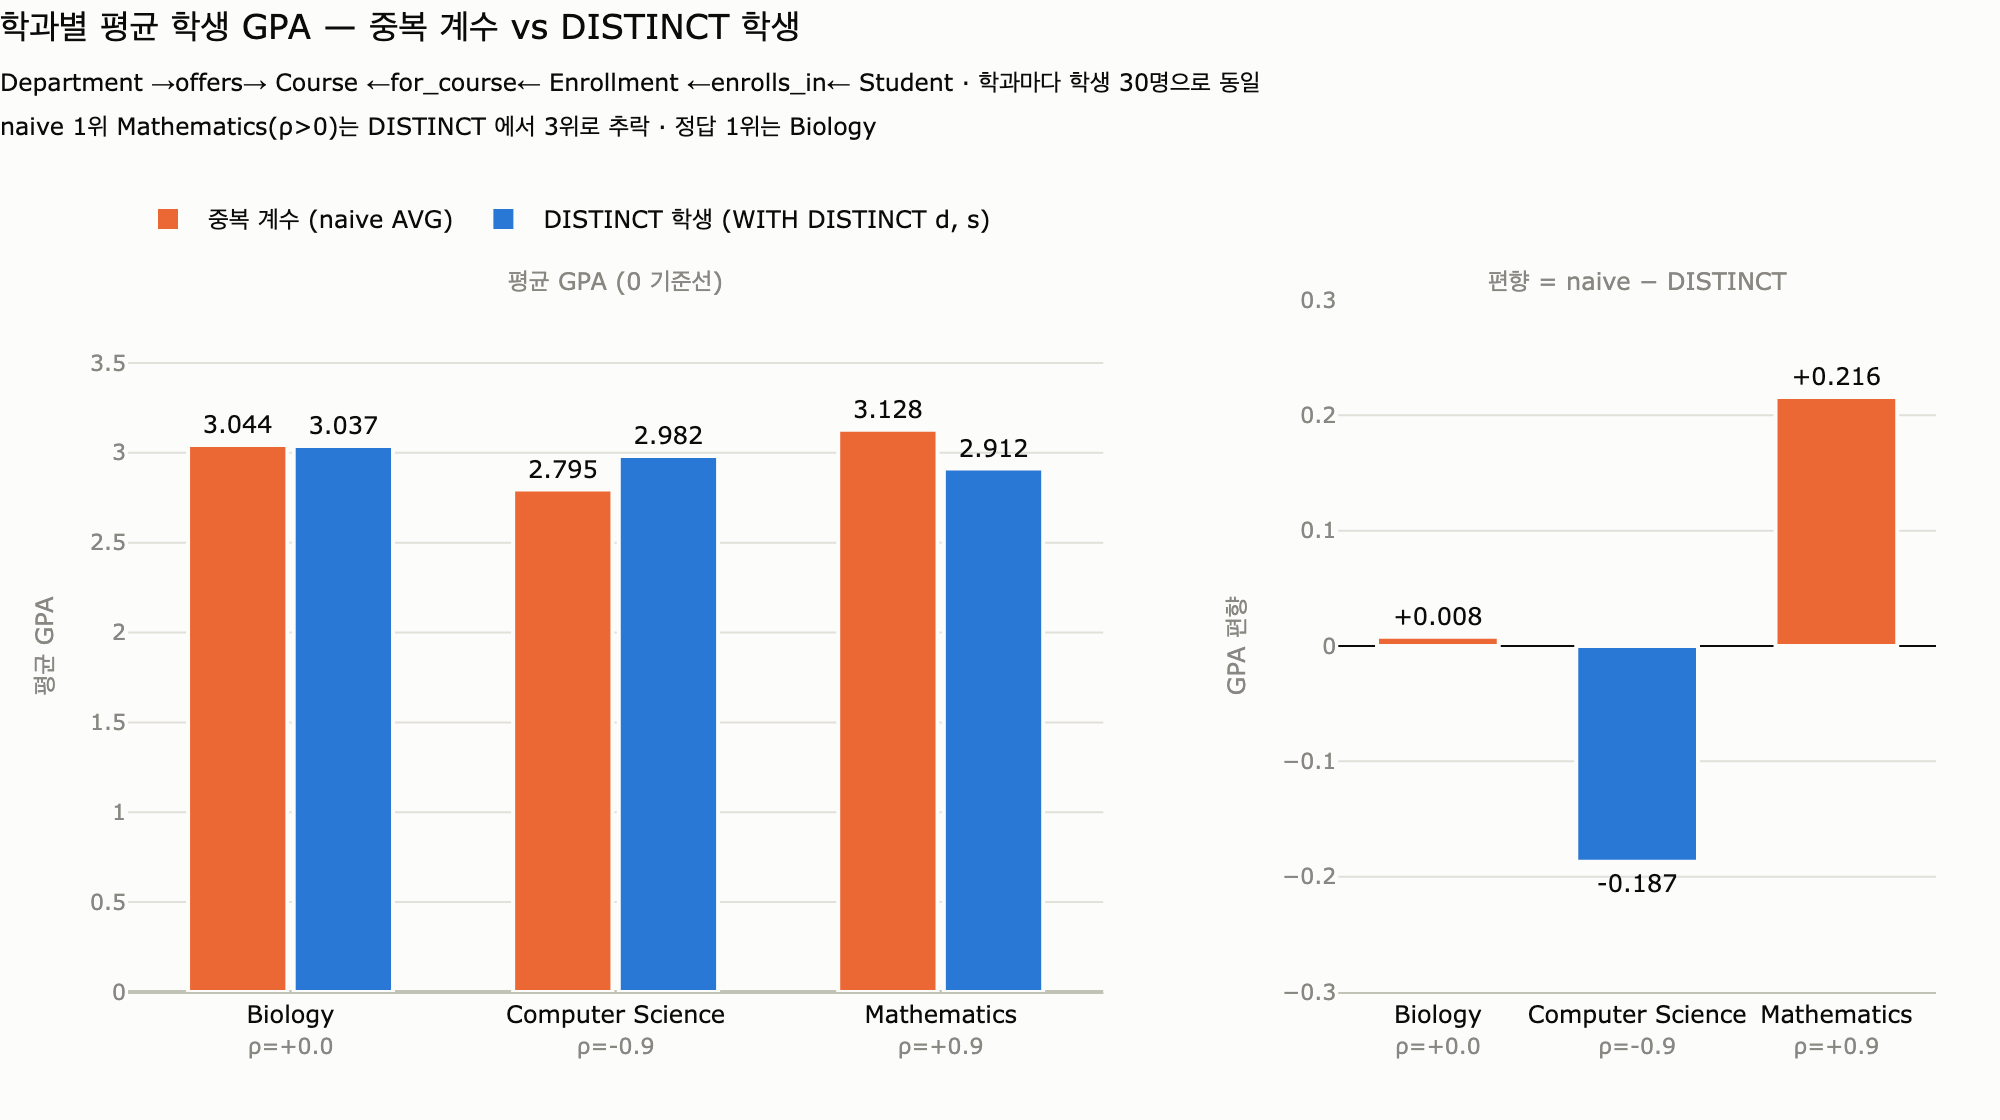

Recreate this plot in Python.
# %% [markdown]
# # 학과별 평균 GPA: `Department → Course ← Enrollment ← Student`
#
# 이 노트북은 University 온톨로지의 3홉 경로를 작은 in-memory 데이터셋으로 재현하고,
# **중복 계수(double counting)** 가 학과 순위를 어떻게 뒤집는지 보인다.
#
# 경로:
#
# ```
# Department --offers--> Course <--for_course-- Enrollment <--enrolls_in-- Student
# ```
#
# - `offers`   : Department → Course (1:N) — 정방향 순회
# - `for_course`: Enrollment → Course (N:1) — **역방향** 순회
# - `enrolls_in`: Student → Enrollment (1:N) — **역방향** 순회
#
# 1:N 확장이 두 번 들어 있으므로, 경로를 그대로 펼친 결과 행의 단위는
# **학생이 아니라 수강기록(Enrollment)** 이다. 여기에 학생 속성인 `gpa`를 그대로
# 평균내면 수강 과목 수가 가중치로 붙는다.
#
# $$
# \overline{\text{GPA}}^{\text{naive}}_{d}
# = \frac{\sum_{s \in S_d} k_{s,d}\,\text{gpa}(s)}{\sum_{s \in S_d} k_{s,d}}
# \qquad\text{vs}\qquad
# \overline{\text{GPA}}^{\text{distinct}}_{d}
# = \frac{1}{|S_d|}\sum_{s \in S_d} \text{gpa}(s)
# $$
#
# 두 값은 $k_{s,d}$가 모든 학생에 대해 같을 때만 일치한다.

# %%
# 필요 패키지: pandas, plotly, kaleido
import random

import pandas as pd
import plotly.graph_objects as go


def _show(fig):
    try:
        from IPython import get_ipython

        if get_ipython() is not None:  # VSCode 셀/Jupyter에서만 렌더링
            fig.show()
    except ImportError:
        pass


RNG = random.Random(20260812)
pd.set_option("display.width", 120)
print("ready")
# 출력: ready

# %% [markdown]
# ## 1. 엔티티 만들기 — Department, Course, Student
#
# 학과 3개, 학과당 강좌 4개, 학생 45명.
# 각 학과에는 **GPA와 수강 과목 수의 상관(rho)** 을 다르게 심어 둔다.
# 이 상관이 중복 계수 편향의 방향과 크기를 결정한다.

# %%
DEPARTMENTS = [
    # departmentId, name, rho: GPA-수강수 상관 (+면 고학점 학생이 많이 수강)
    ("D-CS", "Computer Science", -0.9),
    ("D-MA", "Mathematics", +0.9),
    ("D-BI", "Biology", 0.0),
]

departments = pd.DataFrame(
    [{"departmentId": d, "name": n} for d, n, _ in DEPARTMENTS]
)
RHO = {d: r for d, _, r in DEPARTMENTS}
RHO_BY_NAME = {n: r for _, n, r in DEPARTMENTS}

# Department --offers--> Course  (1:N)
courses = pd.DataFrame(
    [
        {"courseId": f"{d.split('-')[1]}{lvl}", "title": f"{n} {lvl}", "departmentId": d}
        for d, n, _ in DEPARTMENTS
        for lvl in (101, 201, 301, 401)
    ]
)

students = pd.DataFrame(
    [
        {"studentId": f"S{i:03d}", "name": f"Student {i:03d}", "gpa": round(RNG.uniform(2.0, 4.0), 2)}
        for i in range(1, 46)
    ]
)

print(departments)
print(courses.head(6))
print(students.head(5))
print(f"\ncourses={len(courses)}, students={len(students)}")
# 출력:
#   departmentId              name
# 0         D-CS  Computer Science
# 1         D-MA       Mathematics
# 2         D-BI           Biology
#   courseId                 title departmentId
# 0    CS101  Computer Science 101         D-CS
# 1    CS201  Computer Science 201         D-CS
# 2    CS301  Computer Science 301         D-CS
# 3    CS401  Computer Science 401         D-CS
# 4    MA101       Mathematics 101         D-MA
# 5    MA201       Mathematics 201         D-MA
#   studentId         name   gpa
# 0      S001  Student 001  2.11
# 1      S002  Student 002  2.61
# 2      S003  Student 003  3.51
# 3      S004  Student 004  3.71
# 4      S005  Student 005  3.22
#
# courses=12, students=45

# %% [markdown]
# ## 2. Enrollment 만들기 — 정션 엔티티
#
# `Enrollment`는 Student와 Course를 잇는 **정션 엔티티**다.
# 학생 $s$가 학과 $d$에서 듣는 과목 수 $k_{s,d}$를 다음과 같이 정한다.
#
# $$
# k_{s,d} = \operatorname{clamp}\big(\,\mathrm{round}(2.5 + \rho_d \cdot (\text{gpa}(s)-3.0)\cdot 1.5 + \varepsilon)\,,\;1,\;4\big)
# $$
#
# - $\rho_{\text{CS}} = -0.9$ → 고학점 학생일수록 **적게** 수강
# - $\rho_{\text{MA}} = +0.9$ → 고학점 학생일수록 **많이** 수강
# - $\rho_{\text{BI}} = 0$ → 무상관

# %%
def k_courses(gpa: float, rho: float) -> int:
    raw = 2.5 + rho * (gpa - 3.0) * 2.0 + RNG.uniform(-0.3, 0.3)
    return max(1, min(4, round(raw)))


# 학생마다 참여 학과 2개를 라운드로빈으로 배정 → 학과별 학생 수를 30명으로 균형
DEPT_PAIRS = [("D-CS", "D-MA"), ("D-MA", "D-BI"), ("D-BI", "D-CS")]

rows = []
eid = 0
for i, (_, s) in enumerate(students.iterrows()):
    # 한 학생이 여러 학과의 강좌를 들을 수 있다 (학과 소속이 배타적이지 않음)
    for dept_id in DEPT_PAIRS[i % 3]:
        pool = courses.loc[courses.departmentId == dept_id, "courseId"].tolist()
        for cid in RNG.sample(pool, k=k_courses(s.gpa, RHO[dept_id])):
            eid += 1
            rows.append(
                {
                    "enrollmentId": f"E{eid:04d}",
                    "studentId": s.studentId,   # <-- enrolls_in (Student → Enrollment)
                    "courseId": cid,            # <-- for_course (Enrollment → Course)
                    "semester": "2026-SP",
                    "grade": RNG.choice(["A", "B", "C", "D"]),
                }
            )

enrollments = pd.DataFrame(rows)
print(enrollments.head(5))
print(f"\nenrollments={len(enrollments)}")
# 출력:
#   enrollmentId studentId courseId semester grade
# 0        E0001      S001    CS101  2026-SP     D
# 1        E0002      S001    CS201  2026-SP     C
# 2        E0003      S001    CS401  2026-SP     B
# 3        E0004      S001    CS301  2026-SP     C
# 4        E0005      S001    MA301  2026-SP     C
#
# enrollments=224
# --> 학생 45명 x 학과 2곳 x 평균 2.5과목 ≈ 224 건

# %% [markdown]
# ## 3. 경로를 그대로 펼치기 (naive)
#
# ```gql
# MATCH (d:Department)-[:offers]->(c:Course)
#       <-[:for_course]-(e:Enrollment)
#       <-[:enrolls_in]-(s:Student)
# RETURN d.name, AVG(s.gpa)      -- 중복 계수!
# ```
#
# 조인 결과의 **행 하나 = 수강기록 하나**. 학생 GPA가 수강 횟수만큼 복제된다.

# %%
path = (
    enrollments
    .merge(courses[["courseId", "departmentId"]], on="courseId")           # Course <-for_course- Enrollment
    .merge(departments, on="departmentId")                                  # Department -offers-> Course
    .merge(students[["studentId", "gpa"]], on="studentId")                  # Enrollment <-enrolls_in- Student
)

print(f"경로 조인 결과 행 수 = {len(path)}  (= 수강기록 수 {len(enrollments)})")
print(path.loc[path.studentId == "S002", ["name", "studentId", "courseId", "gpa"]].to_string(index=False))
# 출력:
# 경로 조인 결과 행 수 = 224  (= 수강기록 수 224)
#        name studentId courseId  gpa
# Mathematics      S002    MA201 2.61
# Mathematics      S002    MA401 2.61
#     Biology      S002    BI101 2.61
#     Biology      S002    BI301 2.61
#     Biology      S002    BI201 2.61
# --> S002(gpa 2.61)는 Mathematics 에서 2번, Biology 에서 3번 집계된다 (중복 계수)

# %%
naive = (
    path.groupby("name")
    .agg(avg_gpa_naive=("gpa", "mean"), rows=("gpa", "size"))
    .sort_values("avg_gpa_naive", ascending=False)
)
print(naive)
# 출력:
#                   avg_gpa_naive  rows
# name
# Mathematics            3.127534    73
# Biology                3.044487    78
# Computer Science       2.794658    73

# %% [markdown]
# ## 4. `WITH DISTINCT d, s` — 집계 전에 입도를 낮추기
#
# ```gql
# MATCH (d:Department)-[:offers]->(c:Course)
#       <-[:for_course]-(e:Enrollment)
#       <-[:enrolls_in]-(s:Student)
# WITH DISTINCT d, s                      -- (학과, 학생) 쌍으로 접기
# RETURN d.name, AVG(s.gpa), COUNT(s)
# ORDER BY 2 DESC
# ```
#
# pandas에서는 `drop_duplicates(["name", "studentId"])`가 `WITH DISTINCT d, s`에 해당한다.

# %%
distinct_pairs = path.drop_duplicates(subset=["name", "studentId"])
print(f"(학과, 학생) 쌍 수 = {len(distinct_pairs)}  ({len(path)}행 -> 축소)")

distinct = (
    distinct_pairs.groupby("name")
    .agg(avg_gpa_distinct=("gpa", "mean"), students=("gpa", "size"))
    .sort_values("avg_gpa_distinct", ascending=False)
)
print(distinct)
# 출력:
# (학과, 학생) 쌍 수 = 90  (224행 -> 축소)
#                   avg_gpa_distinct  students
# name
# Biology                   3.036667        30
# Computer Science          2.982000        30
# Mathematics               2.912000        30
# --> 학과마다 학생 30명으로 균형 (라운드로빈 배정). 224행 -> 90행으로 접힘

# %% [markdown]
# ## 5. 나란히 비교 — 순위가 뒤집힌다
#
# 세 학과 모두 학생 수가 30명으로 **동일**한데도 결과가 갈린다.
# naive 1위였던 Mathematics 는 DISTINCT 에서 **꼴찌**로 떨어지고,
# naive 꼴찌였던 Computer Science 는 2위로 올라온다.
# 편향의 부호는 심어 둔 상관 $\rho$ 그대로다.
#
# - Mathematics($\rho>0$): 고학점 학생이 과목을 많이 들어 GPA가 여러 번 집계 → **과대평가** (+0.216)
# - Computer Science($\rho<0$): 고학점 학생이 적게 들어 GPA가 덜 집계 → **과소평가** (−0.187)
# - Biology($\rho=0$): 두 값이 거의 같음 → 편향 없음 (+0.008)
#
# 즉 편향은 데이터의 크기나 학생 수 문제가 아니라 **GPA와 수강 과목 수의 상관** 문제다.

# %%
compare = naive.join(distinct)
compare["편향"] = compare.avg_gpa_naive - compare.avg_gpa_distinct
compare["평균 수강수 k"] = compare.rows / compare.students
compare["naive 순위"] = compare.avg_gpa_naive.rank(ascending=False).astype(int)
compare["distinct 순위"] = compare.avg_gpa_distinct.rank(ascending=False).astype(int)
print(compare.round(3).to_string())
# 출력:
#                   avg_gpa_naive  rows  avg_gpa_distinct  students     편향  평균 수강수 k  naive 순위  distinct 순위
# name
# Mathematics               3.128    73             2.912        30  0.216      2.433          1              3
# Biology                   3.044    78             3.037        30  0.008      2.600          2              1
# Computer Science          2.795    73             2.982        30 -0.187      2.433          3              2
# --> 편향 부호가 심어 둔 rho 부호와 정확히 일치한다 (MA +0.9 / BI 0.0 / CS -0.9)

# %%
best_naive = compare.avg_gpa_naive.idxmax()
best_distinct = compare.avg_gpa_distinct.idxmax()
print(f"naive    1위: {best_naive}")
print(f"distinct 1위: {best_distinct}   <-- 정답")
print(f"순위 뒤집힘 발생: {best_naive != best_distinct}")
# 출력:
# naive    1위: Mathematics
# distinct 1위: Biology   <-- 정답
# 순위 뒤집힘 발생: True
# --> naive 1위였던 Mathematics 는 DISTINCT 에서 꼴찌(3위)로 떨어진다

# %% [markdown]
# ## 6. `AVG(DISTINCT s.gpa)`의 함정
#
# `AVG(DISTINCT s.gpa)`는 노드가 아니라 **값**을 중복 제거한다.
# 서로 다른 두 학생의 GPA가 우연히 같으면 한 명으로 접혀 또 다른 편향이 생긴다.
# 그래서 `WITH DISTINCT d, s`가 정석이다.

# %%
value_distinct = (
    path.groupby("name")
    .agg(avg_gpa_value_distinct=("gpa", lambda g: g.drop_duplicates().mean()),
         unique_gpa_values=("gpa", lambda g: g.nunique()))
)
check = distinct.join(value_distinct)
check["학생수 - 고유GPA수"] = check.students - check.unique_gpa_values
print(check.round(3).to_string())
# 출력:
#                   avg_gpa_distinct  students  avg_gpa_value_distinct  unique_gpa_values  학생수 - 고유GPA수
# name
# Biology                      3.037        30                   3.065                 28                 2
# Computer Science             2.982        30                   2.982                 30                 0
# Mathematics                  2.912        30                   2.905                 28                 2
# --> Biology / Mathematics 는 GPA 값이 겹치는 학생이 2명씩 있어 AVG(DISTINCT s.gpa) 가 어긋난다.
#     학생 30명인데 고유 GPA 값은 28개 -> 2명이 통째로 사라진 셈.

# %%
# GPA를 소수 1자리로 반올림해 충돌을 강제하면 두 값이 갈라진다.
coarse = path.assign(gpa=path.gpa.round(1))
gap = (
    coarse.groupby("name").agg(
        correct=("gpa", lambda g: g.groupby(coarse.loc[g.index, "studentId"]).first().mean()),
        value_distinct=("gpa", lambda g: g.drop_duplicates().mean()),
    )
)
gap["차이"] = gap.correct - gap.value_distinct
print(gap.round(3).to_string())
# 출력:
#                   correct  value_distinct     차이
# name
# Biology             3.037           3.082 -0.046
# Computer Science    2.983           3.041 -0.058
# Mathematics         2.920           2.943 -0.023
# --> GPA를 소수 1자리로 뭉개면 값 충돌이 늘고, AVG(DISTINCT s.gpa) 오차도 함께 커진다.

# %% [markdown]
# ## 7. 시각화 — 두 방식의 학과별 평균 GPA
#
# 왼쪽: 두 집계 방식의 평균 GPA를 학과별로 나란히 놓은 막대 (0 기준선 유지).
# 오른쪽: 편향 $\overline{\text{GPA}}^{\text{naive}} - \overline{\text{GPA}}^{\text{distinct}}$.
# 막대는 0에서 시작해야 길이 비교가 정직하므로, 미세한 차이는 편향 패널이 대신 보여준다.

# %%
from plotly.subplots import make_subplots  # noqa: E402

LIGHT_SURFACE = "#fcfcfb"
INK = "#0b0b0b"
MUTED = "#898781"
GRID = "#e1e0d9"
BASELINE = "#c3c2b7"
C_NAIVE = "#eb6834"     # categorical slot 2 (orange) — 중복 계수
C_DISTINCT = "#2a78d6"  # categorical slot 1 (blue)   — DISTINCT 학생
# 팔레트 검증: validate_palette.js "#2a78d6,#eb6834" --mode light -> ALL CHECKS PASS
#   CVD 분리 ΔE 24.7 (protan) / 정상시 ΔE 33.6 / 대비 3:1 이상

order = compare.sort_values("avg_gpa_distinct", ascending=False)
labels = [f"{n}<br><span style='font-size:11px;color:{MUTED}'>ρ={RHO_BY_NAME[n]:+.1f}</span>" for n in order.index]

fig = make_subplots(
    rows=1,
    cols=2,
    column_widths=[0.62, 0.38],
    horizontal_spacing=0.13,
    subplot_titles=("평균 GPA (0 기준선)", "편향 = naive − DISTINCT"),
)

fig.add_bar(
    name="중복 계수 (naive AVG)",
    x=labels,
    y=order.avg_gpa_naive.round(3),
    marker=dict(color=C_NAIVE, line=dict(color=LIGHT_SURFACE, width=2)),
    text=[f"{v:.3f}" for v in order.avg_gpa_naive],
    textposition="outside",
    textfont=dict(color=INK, size=12),
    customdata=order.rows,
    hovertemplate="%{x}<br>naive AVG: %{y:.3f}<br>행 수(수강기록): %{customdata}<extra></extra>",
    row=1,
    col=1,
)
fig.add_bar(
    name="DISTINCT 학생 (WITH DISTINCT d, s)",
    x=labels,
    y=order.avg_gpa_distinct.round(3),
    marker=dict(color=C_DISTINCT, line=dict(color=LIGHT_SURFACE, width=2)),
    text=[f"{v:.3f}" for v in order.avg_gpa_distinct],
    textposition="outside",
    textfont=dict(color=INK, size=12),
    customdata=order.students,
    hovertemplate="%{x}<br>DISTINCT AVG: %{y:.3f}<br>학생 수: %{customdata}<extra></extra>",
    row=1,
    col=1,
)

bias = order["편향"]
fig.add_bar(
    name="편향",
    x=labels,
    y=bias.round(3),
    marker=dict(
        color=[C_NAIVE if v > 0 else C_DISTINCT for v in bias],
        line=dict(color=LIGHT_SURFACE, width=2),
    ),
    text=[f"{v:+.3f}" for v in bias],
    textposition="outside",
    textfont=dict(color=INK, size=12),
    hovertemplate="%{x}<br>편향: %{y:+.3f}<extra></extra>",
    showlegend=False,
    row=1,
    col=2,
)

fig.update_layout(
    title=dict(
        text="학과별 평균 학생 GPA — 중복 계수 vs DISTINCT 학생<br>"
        "<sub>Department →offers→ Course ←for_course← Enrollment ←enrolls_in← Student"
        " · 학과마다 학생 30명으로 동일<br>"
        f"naive 1위 {best_naive}(ρ&gt;0)는 DISTINCT 에서 3위로 추락 · 정답 1위는 {best_distinct}</sub>",
        font=dict(color=INK, size=17),
        x=0,
        xanchor="left",
        y=0.965,
        yanchor="top",
    ),
    barmode="group",
    bargap=0.35,
    bargroupgap=0.06,
    paper_bgcolor=LIGHT_SURFACE,
    plot_bgcolor=LIGHT_SURFACE,
    legend=dict(orientation="h", y=1.075, x=0, yanchor="bottom", font=dict(color=INK, size=12)),
    margin=dict(l=64, r=32, t=150, b=64),
    width=1000,
    height=560,
)
for c in (1, 2):
    fig.update_xaxes(tickfont=dict(color=INK, size=12), showgrid=False, linecolor=BASELINE, row=1, col=c)
fig.update_yaxes(
    title=dict(text="평균 GPA", font=dict(color=MUTED, size=12)),
    range=[0, 3.85],
    gridcolor=GRID,
    zeroline=True,
    zerolinecolor=BASELINE,
    tickfont=dict(color=MUTED, size=11),
    row=1,
    col=1,
)
fig.update_yaxes(
    title=dict(text="GPA 편향", font=dict(color=MUTED, size=12)),
    range=[-0.30, 0.30],
    gridcolor=GRID,
    zeroline=True,
    zerolinecolor=INK,
    zerolinewidth=1,
    tickfont=dict(color=MUTED, size=11),
    row=1,
    col=2,
)
for ann in fig.layout.annotations[:2]:
    ann.font = dict(color=MUTED, size=12)

_show(fig)
fig.write_image("expy.png", scale=2)
print("saved expy.png")
# 출력: saved expy.png

# %% [markdown]
# ## 8. 정리
#
# | 항목 | 내용 |
# |---|---|
# | 경로 | `Department -offers-> Course <-for_course- Enrollment <-enrolls_in- Student` |
# | 결과 행 단위 | Enrollment (학생 아님) |
# | 문제 | 학생 속성 `gpa`가 수강 과목 수만큼 복제 → 가중평균 |
# | 편향 방향 | 수강 과목이 많은 학생 쪽으로 평균이 끌려감 |
# | 해법 | 집계 **전에** `WITH DISTINCT d, s`로 (학과, 학생) 쌍으로 접기 |
# | 비권장 | `AVG(DISTINCT s.gpa)` — 노드가 아니라 값을 중복 제거 |
# | 항상 함께 출력 | `COUNT(DISTINCT s)` — 분모를 봐야 이상값이 보임 |
#
# 참고: `COUNT(e)` 같은 **Enrollment 단위 지표**(수강생 수, 낙제 건수)는 중복 계수가
# 오히려 정답이다. 문제가 되는 것은 **경로 끝 노드의 속성을 집계할 때**뿐이다.
